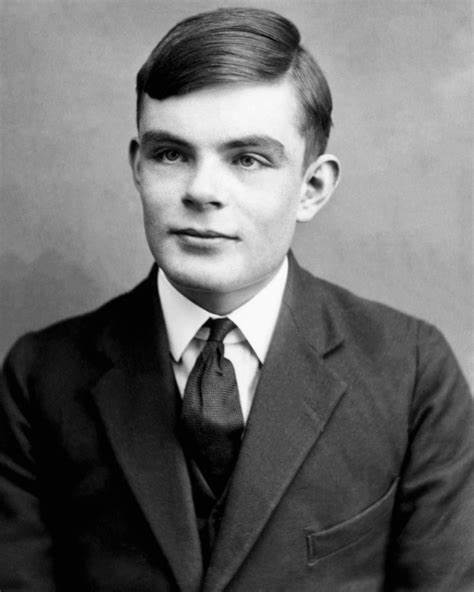
%> input picture DataFiles/AlanTuring.jpg, 474 x 592 px; its folder holds only this picture in this run
$ octave --eval "result = GenerateImage;"   (GNU Octave 9; MATLAB toolbox functions it lacks are replaced by stand-ins)
%> lines starting %> are read from the running program, lines starting %| are printed output that depends on the picture
### DataFunctions/CorruptImage.m
function [XCorrupted,P,XOriginal] = CorruptImage(imageMatrix,ratio)
% Inputs:
% - imageMatrix: An Image in double matrix form
% - Ratio: Portion of original image to be removed
% Outputs:
% - XOriginal: original Image for data
% - XCorrupted: Image once data has been removed (ratio portion removed)
% - P: Matrix with 1s at known pixel positions and 0 otherwise.
% Use phantom function to generate an Original Image

XOriginal = imageMatrix;

% Dimaension of Image
[n,m]=size(XOriginal);
% Generate a random permutation of the numbers from 1 and N^2
ind = randperm(n*m);

% Select portion of Random Permutation of indicies
ind = ind(1:floor(n*m*ratio)); % Select the first "ratio" of ind

% Remove "ratio" portion of pixels (generated randomly)
XVector = reshape(XOriginal,n*m,1);
XVector(ind) = 0;
XCorrupted = reshape(XVector,n,m);

% P is a Mask that is 1 for all known positions and 0 otherwises
PVector=ones(n*m,1);
PVector(ind)=0;
P = reshape(PVector,n,m);
end

### DataFunctions/GenerateImage.m
function [XCorrupted,P,XOriginal] = GenerateImage()

% First choose file from list
d = dir('DataFiles'); % structure for Data directory folder
file_All = {d.name}; % lists file names including '.' and '..'
file_All = file_All(3:end); % Ignore '.' and '..'

list = {};

% Construct file list in current directory
for i = 1:length(file_All)
    f_name = file_All{i};
    if ~strcmp('jpg',f_name(end-2:end)) %see help
    else
        list = [list,f_name]; %#ok<AGROW>
    end
end
list = [list,'Phantom'];

% Create Prompt
[indx,tf] = listdlg('PromptString',{'Choose jpg file from this directory.',...
                    ' ',"Alternatively, select 'Phantom' function to enter size of test image.", ...
                    ' '},'ListString',list,'Name','Select a jpg File', ...
                    'SelectionMode','single','OKString','Select','ListSize', [350,150]);
%> the answer given: 1
if tf == 0
    return
end

% Set other user inputs:
dlgtitle = 'Enter Inputs:';

if indx == length(list)
    % Manually enter Phantom image size and ratio to be removed
    prompt = {'Enter N:','Enter Ratio of Pixels to Remove:'};
    definput = {'200','0.8'};
    dims = [1 85];

    answer = inputdlg(prompt,dlgtitle,dims,definput);
    if isempty(answer)
        return
    else
        N = str2double(answer{1});
        ratio = str2double(answer{2});
    end

    % Validate inputs
    if mod(N,1)==0 && N > 0
    else
        error('Input 1: Not a postive integer.')
    end
    if ratio<1 && ratio > 0
    else
        error('Input 2: Not a number between 0 and 1.')
    end

    imageMatrix = phantom(N);
else

    filename=list{indx};

    % Access data in file:
    try
        imageMatrix = imread(filename);
%> imageMatrix is the input picture: size 592x474x3 uint8; min 0, max 255, mean 106.6
    catch
        error('File Specified is not an accessible type file.')
    end
    % Convert image to double
    imageMatrix= im2double(imageMatrix(:,:,1));
%> imageMatrix: size 592x474 double

    % Enter Ratio to be removed
    prompt = {'Enter Ratio of Pixels to Remove:'};
    definput = {'0.8'};
    dims = [1 85];

    answer = inputdlg(prompt,dlgtitle,dims,definput);
%> the answer given: 0.8
    if isempty(answer)
        return
    else
        ratio = str2double(answer{1});
    end

    % Validate inputs
    if ratio<1 && ratio > 0
    else
        error('Input 2: Not a number between 0 and 1.')
    end

end


[XCorrupted,P,XOriginal] = CorruptImage(imageMatrix,ratio);
%> in CorruptImage, `XCorrupted = reshape(XVector,n,m);`:
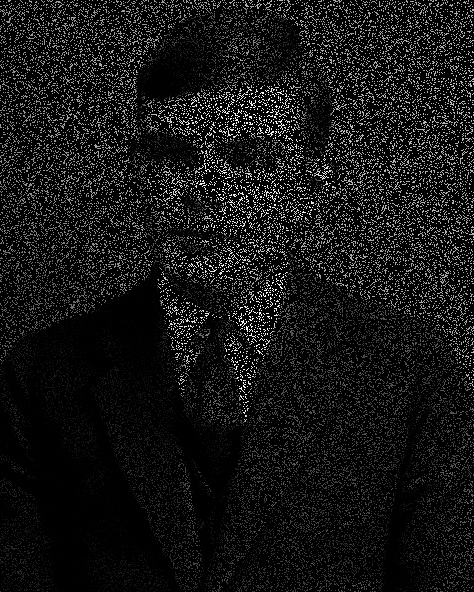
%> XCorrupted: size 592x474 double; min 0, max 1, mean 0.0836
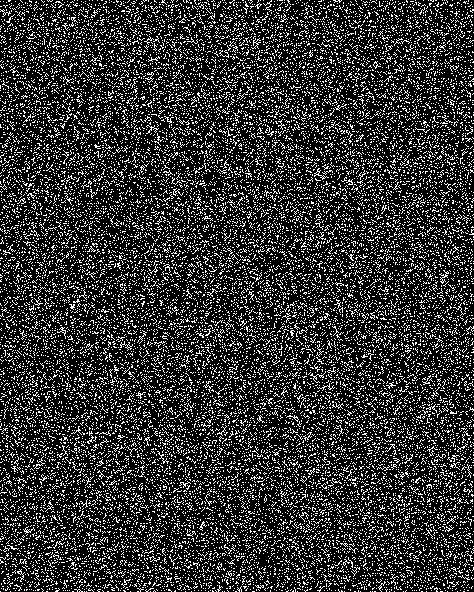
%> P: size 592x474 double; values 0 (black) and 1 (white), 20% white in thin lines or dots

% [P,XCorrupted,ratio]=SpiralSampler(imageMatrix,10,1e-2);
% XOriginal = imageMatrix;
% disp(ratio)
end

$ run again, on DataFiles/BrianScan.jpg
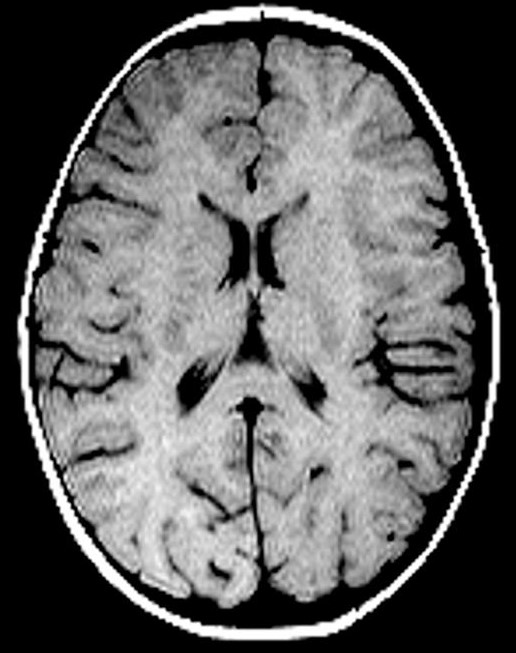
%> input picture DataFiles/BrianScan.jpg, 516 x 653 px
%> in GenerateImage, imageMatrix is the input picture: size 653x516x3 uint8; min 0, max 255, mean 97.9
%> imageMatrix: size 653x516 double
%> in CorruptImage, `XCorrupted = reshape(XVector,n,m);`:
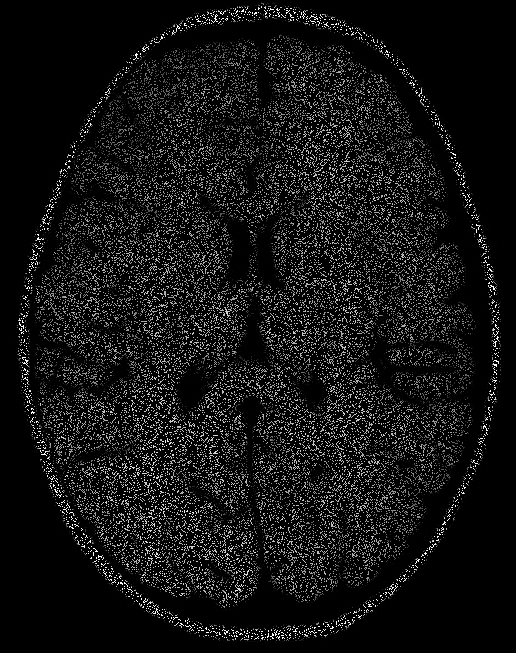
%> XCorrupted: size 653x516 double; min 0, max 1, mean 0.0767
%> in GenerateImage, `[XCorrupted,P,XOriginal] = CorruptImage(imageMatrix,ratio);`:
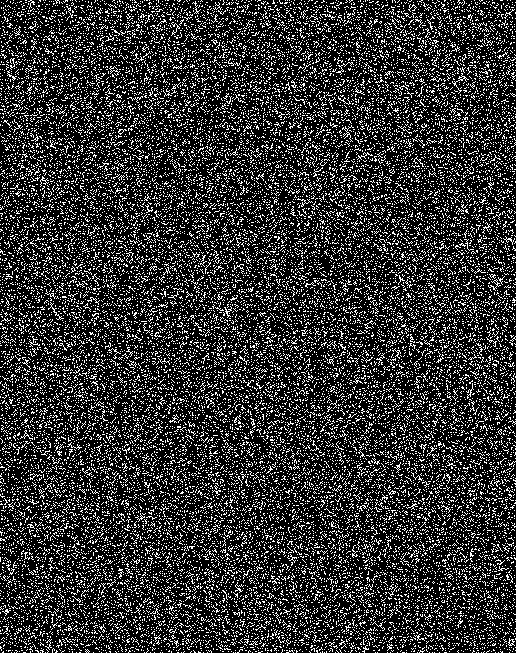
%> P: size 653x516 double; values 0 (black) and 1 (white), 20% white in thin lines or dots
